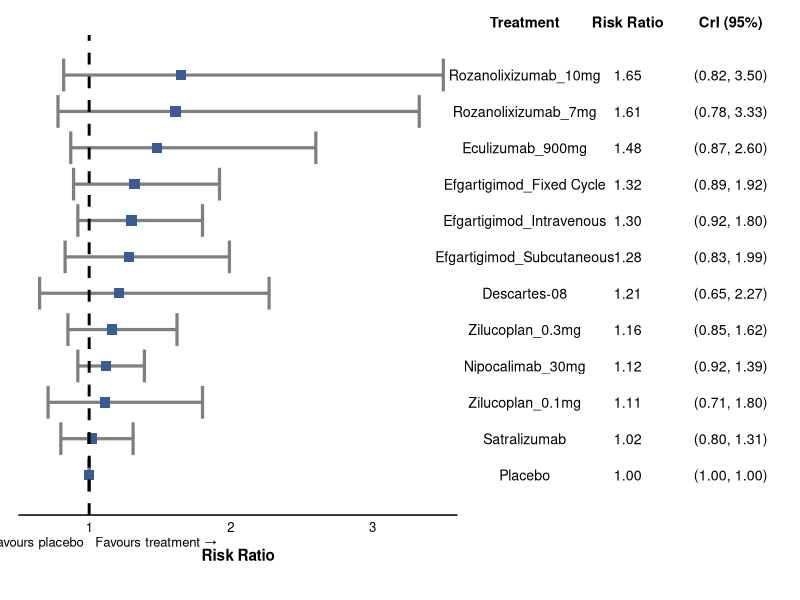
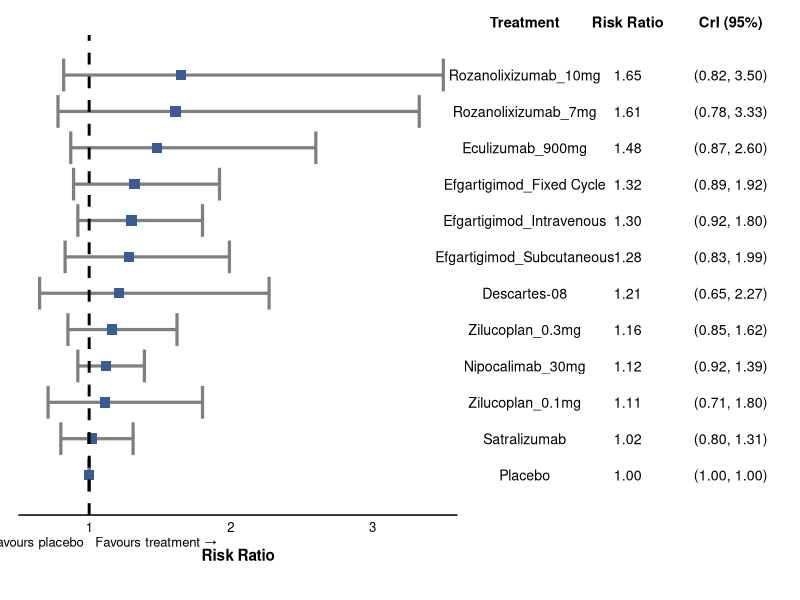

These charts were generated, in order, by the following R code:
library(tidyverse)
library(patchwork)

# suitably use setwd()
df <- openxlsx::read.xlsx("Table_01_MG_ADL_0_or_1.xlsx")

# Preserve top-to-bottom order in the plot
df$Treatment <- factor(df$Treatment, levels = rev(df$Treatment))

# Label column combining RR and CrI, formatted with fixed decimals
df$RR_label  <- sprintf("%.2f", df$RR)
df$CrI_label <- sprintf("(%.2f, %.2f)", df$lower, df$upper)

n <- nrow(df)

# ---- Forest plot (left panel)

p_forest <- ggplot(df, aes(x = RR, y = Treatment)) +
  geom_errorbar(aes(xmin = lower, xmax = upper), 
                height = 0,
                linewidth = 1.1, color = "grey50",
                orientation = "y") +
  geom_point(size = 3.2, shape = 15, color = "#3B5B92") +
  geom_vline(xintercept = 1, 
             linetype = "dashed", 
             color = "black", 
             linewidth = 1) +
  annotate("text", x = 1, y = -0.15, label = "\u2190 Favours placebo",
           hjust = 1.05, vjust = 3, size = 3.3, color = "black") +
  annotate("text", x = 1, y = -0.15, label = "Favours treatment \u2192",
           hjust = -0.05, vjust = 3, size = 3.3, color = "black") +
  scale_x_continuous(
    breaks = 0:4,
    limits = c(0.5, 3.6), # tweak
    expand = c(0, 0)
  ) +
  labs(x = "Risk Ratio", y = NULL) +
  coord_cartesian(ylim = c(0.5, n + 0.5), clip = "off") +
  theme_minimal(base_size = 11) +
  theme(
    panel.grid.minor = element_blank(),
    # panel.grid.major.y = element_line(color = "grey92", linewidth = 0.5),
    # panel.grid.major.x = element_line(color = "grey92", linewidth = 0.5),
    panel.grid.major.y = element_blank(),
    panel.grid.major.x = element_blank(),
    axis.text.y = element_blank(),
    axis.ticks.y = element_blank(),
    axis.text.x = element_text(size = 9.5, color = "black"),
    axis.line.x = element_line(),
    axis.title.x = element_text(size = 11, face = "bold", margin = margin(t = 10)),
    plot.margin = margin(t = 5, r = 4, b = 20, l = 5),
    plot.background  = element_blank(),
    panel.background = element_blank(),
    legend.background = element_blank(),
    legend.box.background = element_blank()
  )

# ---- Table panel (right side): Treatment | Risk Ratio | CrI (95%) ----
# Build a long-format data frame so all three "columns" share the same y-axis
# and therefore stay row-aligned with the forest plot via patchwork.

tbl <- data.frame(
  Treatment = rep(df$Treatment, 3),
  col = factor(rep(c("Treatment", "Risk Ratio", "CrI (95%)"), each = n),
               levels = c("Treatment", "Risk Ratio", "CrI (95%)")),
  label = c(as.character(df$Treatment), df$RR_label, df$CrI_label)
)

p_table <- ggplot(tbl, aes(x = col, y = Treatment, label = label)) +
  geom_text(size = 3.6, color = "black", hjust = 0.5) +
  scale_x_discrete(position = "top") +
  coord_cartesian(ylim = c(0.5, n + 0.5), clip = "off") +
  theme_void(base_size = 11) +
  theme(
    axis.text.x.top = element_text(size = 10.5, face = "bold", color = "black",
                                    margin = margin(b = 4)),
    plot.margin = margin(t = 5, r = 0, b = 10, l = 0)
  )

# ---- Combine: forest plot (left) + table (right), rows aligned ----
final_plot <- p_forest + p_table +
  plot_layout(widths = c(1, 0.75)) + # tweak
  plot_annotation(
    theme = theme(
      plot.background = element_rect(
        fill = "transparent",
        colour = NA
      ),
      panel.background = element_rect(
        fill = "transparent",
        colour = NA
      )
    )
  )

final_plot

# suitably use setwd()
ggsave("FP_01_MG_ADL_0_or_1.png", 
       final_plot,
       width = 12, 
       height = 5.5, 
       dpi = 1000, 
       bg = "transparent")
